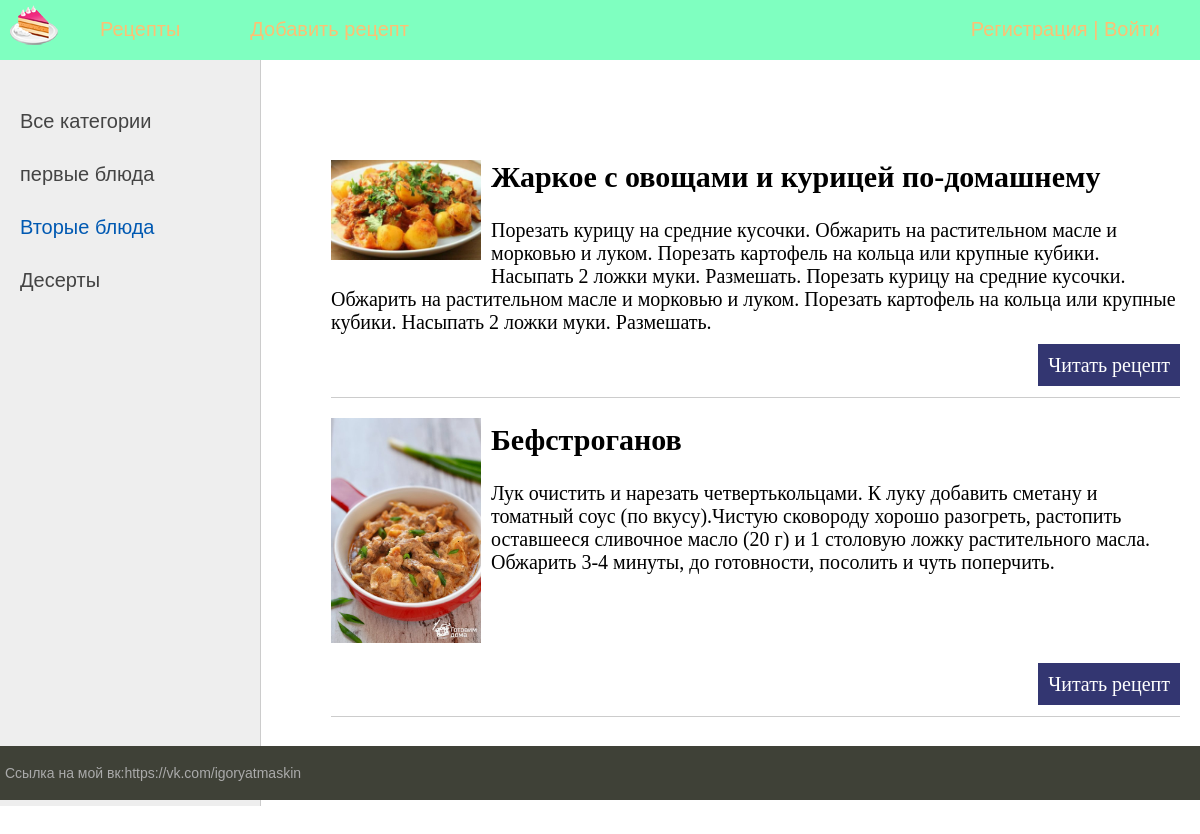
The page /category/5/ on the database its author committed.
### blog/models.py (models this page shows, shortened)
class Category(models.Model):
    name = models.CharField(max_length=100, db_index=True)
    def get_absolute_url(self):
        return reverse('category', kwargs={'cat_id': self.pk})

class Article(models.Model):
    title = models.CharField(max_length=255)
    content = models.TextField(blank=True)
    photo = models.ImageField(upload_to="photos/%Y/%m/%d/", null=True)
    time_create = models.DateTimeField(auto_now_add=True)
    time_update = models.DateTimeField(auto_now=True)
    is_published = models.BooleanField(default=True)
    cat = models.ForeignKey('Category', on_delete=models.PROTECT)
    def get_absolute_url(self):
        return reverse('post', kwargs={'post_id': self.pk})
    class Meta:
        ordering = ['-pk']
        verbose_name = 'Рецепты'
        verbose_name_plural = 'Рецепты'

### blog/views.py (the view)
# urls.py: path('category/<int:cat_id>/', show_category, name='category'),
def show_category(request, cat_id):
    posts = Article.objects.filter(cat_id=cat_id)
    cats = Category.objects.all()
    context = {
        'posts': posts,
        'cats': cats,
        'menu': menu,
        'title': 'Выбор по категориям',
        'cat_selected': cat_id,
    }
    return render(request, 'blog/index.html', context=context)

### blog/templates/blog/index.html (shortened to what this page needs)
{% extends 'blog/base.html' %}
{% block content %}
<ul class="list-articles">
	{% for p in posts %}
	{% if p.photo %}
	<p><img class="img-article-left thumb" src="{{p.photo.url}}"></p>
{% endif %}
			<li><h2>{{p.title}}</h2>
				{{p.content}}
			<p class="link-read-post"><a href="{{ p.get_absolute_url }}">Читать рецепт</a></p>
			</li>
	{% endfor %}
</ul>
{% endblock %}

### blog/templates/blog/base.html (shortened to what this page needs)
{% load static %}
<!DOCTYPE html>
<html>
<head>
	<link type="text/css" href="{% static 'blog/css/style21.css' %}" rel="stylesheet" />
</head>
<body>
<table class="table-page" border=0 cellpadding="0" cellspacing="0">
<tr><td valign=top>
{% block mainmenu %}
		<div class="header">
			<ul id="mainmenu" class="mainmenu">
			<li class="logo"><a href="{% url 'home' %}"><div class="logo"></div></a></li>
{% for m in menu %}
			<li><a href="{% url m.url_name %}">{{m.title}}</a></li>
{% endfor %}
				{% if request.user.is_authenticated %}
				<li class="last"> {{user.username}} | <a href="{% url 'logout' %}">Выйти</a></li>
				{% else %}
				<li class="last"><a href="{% url 'registr' %}">Регистрация</a> | <a href="{% url 'login' %}">Войти</a></li>
				{% endif %}
			</ul>
		</div>
{% endblock mainmenu %}
<table class="table-content" border=0 cellpadding="0" cellspacing="0">
<tr>
	<td valign="top" class="left-chapters">
	<ul id="leftchapters">
{% if cat_selected == 0 %}
		<li class="selected">Все категории</li>
{% else %}
		<li><a href="{% url 'home' %}">Все категории</a></li>
{% endif %}
{% for c in cats %}
	{% if c.pk == cat_selected %}
		<li class="selected">{{c.name}}</li>
	{% else %}
		<li><a href="{{ c.get_absolute_url }}">{{c.name}}</a></li>
	{% endif %}
{% endfor %}
	</ul>
</td>
<td valign="top" class="content">
	<div class="content-text">
{% block content %}
{% endblock %}
	</div>
</td></tr></table>
</td></tr>
<tr><td valign=top>
	<div id="footer">
		<p>Ссылка на мой вк:https://vk.com/igoryatmaskin</p>
	</div>
</td></tr></table>
</body>
</html>

### blog/static/blog/css/style21.css (style rules this page uses)
html, body { font-family: 'Arial'; margin: 0; padding: 0; height: 100%; width: 100%; color: #444; }
a { color: #0059b2; text-decoration: none; }
img { max-width: 600px; height: auto; }
img.img-article-left { max-width: 300px; height: auto; float: left; padding: 0 10px 10px 0; }
img.img-article-left.thumb { max-width: 150px; height: auto; }
p.link-read-post { text-align: right; }
p.link-read-post a { padding: 10px; min-width: 100px; background: #333671; color: #fff; text-decoration: none; }
ul.list-articles { list-style: none; margin: 0; padding: 0; }
ul.list-articles li { border-bottom: 1px solid #ccc; }
.table-page { width: 100%; height: 100%; vertical-align: top; }
.table-page tr { height: 100%; }
.header { background: #7fffc0; height: 60px; }
.logo { background: url('../images/logo7654.png') no-repeat 10px 5px; width: 70px; height: 60px; }
ul.mainmenu { list-style: none; margin: 0; padding: 0; height: 60px; color: #fdc073; font-size: 20px; overflow: hidden; }
ul.mainmenu li { float: left; margin: 18px 40px 0 30px; }
ul.mainmenu li.logo { margin: 0; }
ul.mainmenu li.last { float: right; }
ul.mainmenu li a { color: #fdc073; text-decoration: none; }
.table-content { width: 100%; min-height: 100%; height: 100%; }
.left-chapters { margin: 0; background: #eee; border-right: 1px solid #ccc; min-height: 100%; }
.left-chapters ul { width: 230px; min-height: 100%; margin: 0; padding: 20px 10px 10px 20px; list-style: none; font-size: 20px; }
.left-chapters ul li { margin: 30px 0 0 0; color: #999; }
.left-chapters ul li.selected { color: #0059b2; }
.left-chapters ul li a { color: #444; text-decoration: none; }
.content { padding: 40px 20px 20px 40px; width: 100%; box-sizing: border-box; }
.content-text { margin: 60px 0 0 30px; color: #000; font-size: 20px; font-family: Yandex Sans Display Light; }
#footer { box-sizing: border-box; background: #3F4137; padding: 5px; color: #aaa; font-size: 14px; font-family: Verdana, Geneva, Arial, Helvetica; text-align: left; overflow: hidden; }

### rows shown on the page
Category: name "первые блюда"
Category: name "Вторые блюда"
Category: name "Десерты"
Article: photo (picture), title "Жаркое с овощами и курицей по-домашнему", content "Порезать курицу на средние кусочки. Обжарить на растительном масле и морковью и луком. Порезать картофель на кольца или крупные кубики. Насыпать 2 ложки муки. Размешать. Порезать курицу на средние кусочки. Обжарить на растительном масле и морковью и луком. Порезать картофель на кольца или крупные кубики. Насыпать 2 ложки муки. Размешать."
Article: photo (picture), title "Бефстроганов", content "Лук очистить и нарезать четвертькольцами. К луку добавить сметану и томатный соус (по вкусу).Чистую сковороду хорошо разогреть, растопить оставшееся сливочное масло (20 г) и 1 столовую ложку растительного масла. Обжарить 3-4 минуты, до готовности, посолить и чуть поперчить."
